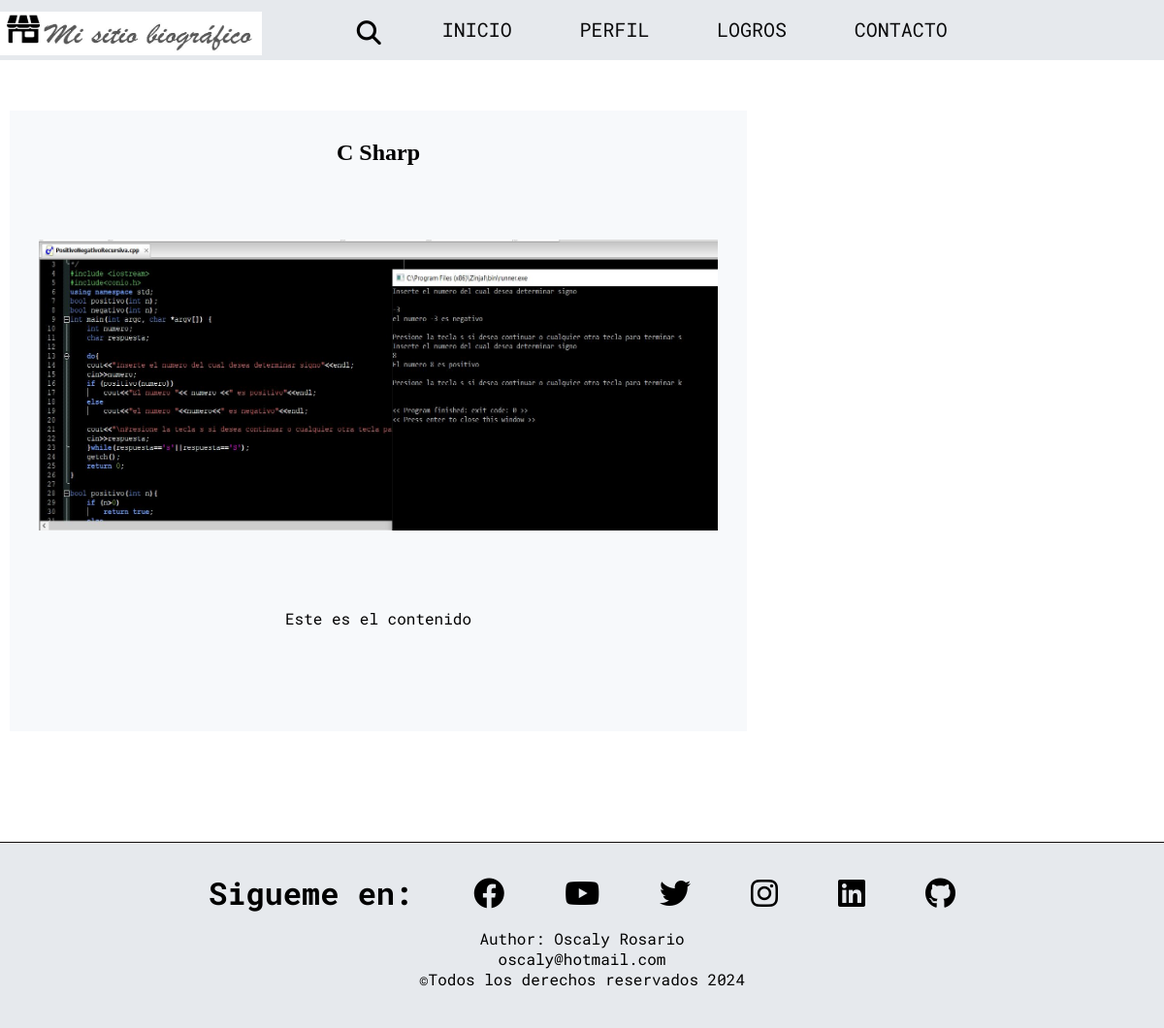
The page /perfil/2 on the database as committed earlier.
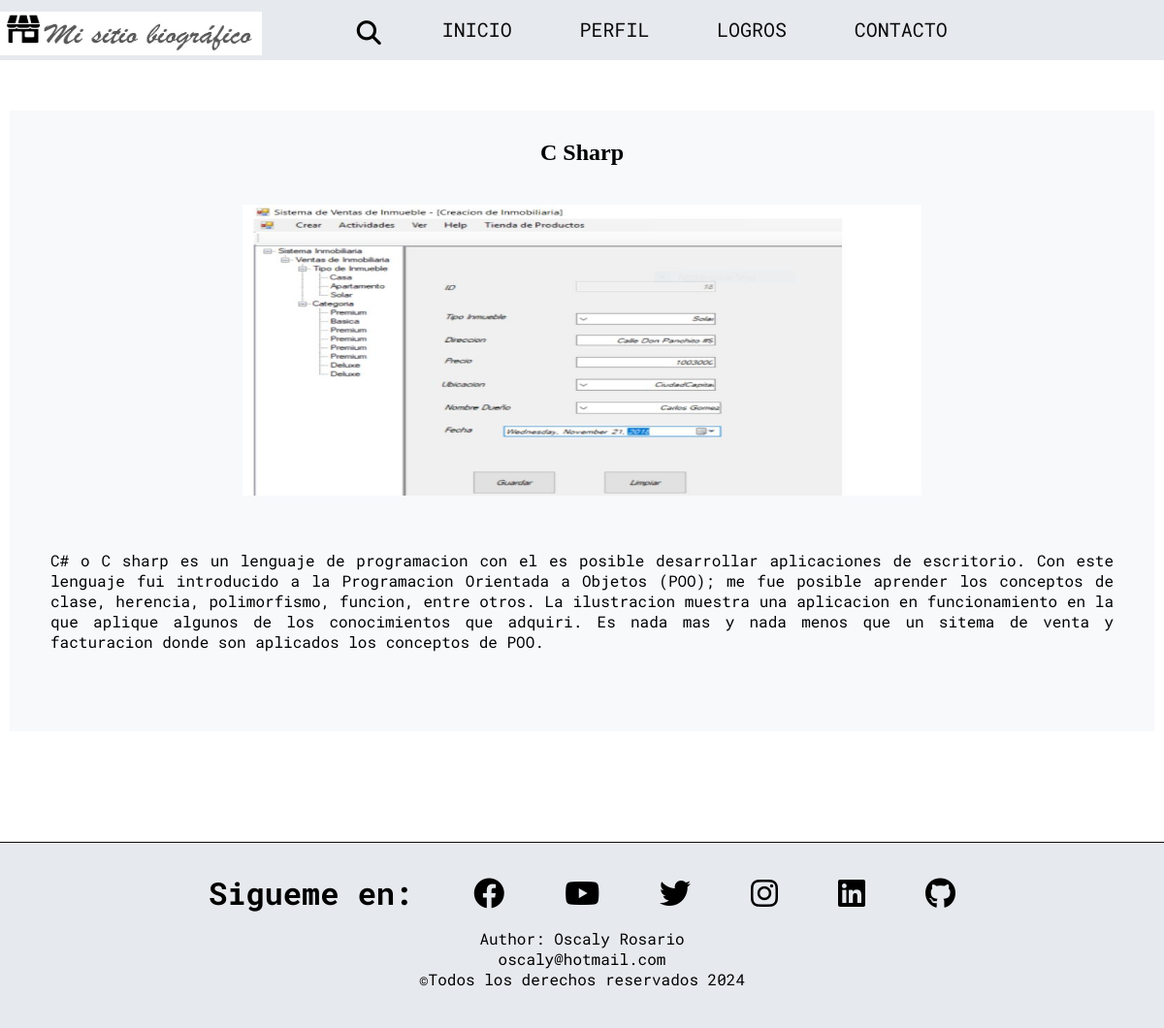
The same page on the database as committed later.
### perfil/models.py (models this page shows, shortened)
class Profile(models.Model):
    title = models.CharField(max_length = 200, verbose_name='Titulo')
    description = RichTextField(verbose_name = 'Descripcion')
    content = RichTextField (null = True, blank = True, verbose_name = 'Contenido')
    image = models.ImageField(upload_to="perfil", verbose_name= 'Imagen')
    link = models.URLField (null = True, blank = True, verbose_name = 'Enlace')
    created = models.DateTimeField(auto_now_add = True, verbose_name = 'Fecha de creacion')
    updated = models.DateTimeField(auto_now = True, verbose_name = 'Fecha de actualizacion')
    class Meta:
        verbose_name = 'Perfil'
        verbose_name_plural = 'Perfiles'
        ordering = ["-created"]

### perfil/views.py (the view)
# urls.py: path('perfil/<id>', views.publicacion, name='publicacion'),
def publicacion(request, id):
    profile = Profile.objects.get(id=id)
    return render (request, 'perfil/publicacion.html', {'profile':profile})

### perfil/templates/perfil/publicacion.html (shortened to what this page needs)
{% extends 'core/base.html' %}
{% load static %}
    {% block content %}
    <main class="p_main">
            <div class="img_post">
                <h2>{{ profile.title }}</h2>
                <a href="{{ profile.image.url }}" target="_blank">
                <img src="{{ profile.image.url }}" alt="Imagen de codigo" >
                </a>
                {{ profile.content|safe }}
            </div>
    </main>
    {% endblock %}

Rows that differ between the two databases and show on the page:
changed Profile "C Sharp": image: a different picture; content "Este es el contenido" → "C# o C sharp es un lenguaje de programacion con el es posible desarrollar aplicaciones de escritorio. Con este lenguaje fui introducido a la Programacion Orientada a Objetos (POO); me fue posible aprender los conceptos de clase, herencia, polimorfismo, funcion, entre otros. La ilustracion muestra una aplicacion en funcionamiento en la que aplique algunos de los conocimientos que adquiri. Es nada mas y nada menos que un sitema de venta y facturacion donde son aplicados los conceptos de POO."
